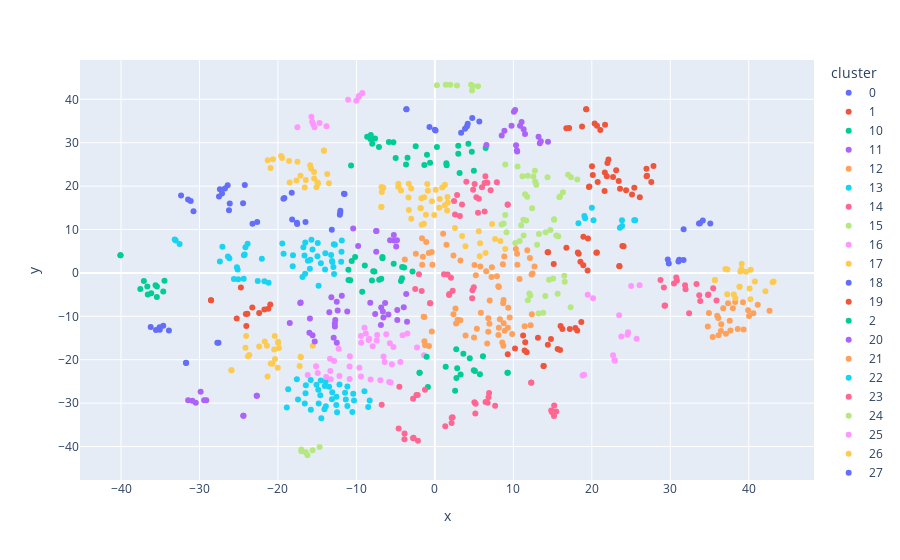

The cell this chart's notebook holds for it:
### Code cell
px.scatter(
    business_info.astype({'cluster': 'str'}).sort_values('cluster'),
    x='x',
    y='y',
    color='cluster',
    hover_name='company_name'
)
